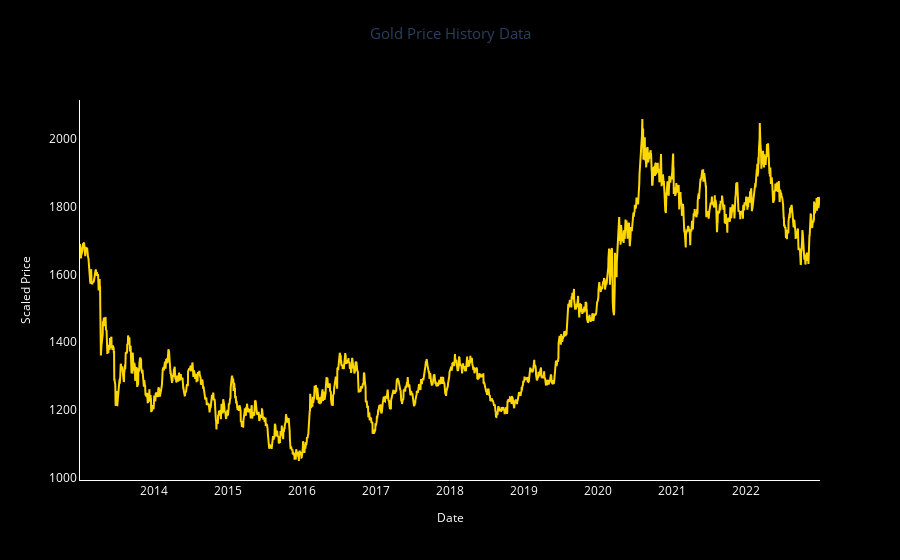

Notebook cell for this chart:
### Code cell
fig = go.Figure()
fig.add_trace(go.Scatter(
    x=df.Date,
    y=df.Price,
    mode='lines',
    line=dict(color='#FFD700', width=2),
    name='Gold Price'
))

fig.update_layout(
    title={
        'text': "Gold Price History Data",
        'y': 0.95,
        'x': 0.5,
        'xanchor': 'center',
        'yanchor': 'top',
        'font': {'size': 15}
    },
    xaxis=dict(
        title='Date',
        titlefont=dict(size=12, color='white'),
        tickfont=dict(color='white'),
        showgrid=False,
        showline=True,
        linecolor='white',
    ),
    yaxis=dict(
        title='Scaled Price',
        titlefont=dict(size=12, color='white'),
        tickfont=dict(color='white'),
        showgrid=False,
        showline=True,
        linecolor='white',
    ),
    plot_bgcolor='black',
    paper_bgcolor='black',
    legend=dict(
        font=dict(size=12, color='white'),
        bgcolor='rgba(0,0,0,0)'  
    )
)

fig.show()

### Figure 1 — Plotly figure (JSON) as saved in the notebook; plotly's stock layout.template omitted (floating-point values rounded to 4 significant figures; data arrays with more than 128 entries replaced by an {"elided": "..."} marker saying what was removed)
{"data": [{"line": {"color": "#FFD700", "width": 2}, "mode": "lines", "name": "Gold Price", "type": "scatter", "x": {"elided": "2583 str values"}, "y": {"elided": "2583 float values"}}], "layout": {"autosize": true, "legend": {"bgcolor": "rgba(0, 0, 0, 0)", "font": {"color": "white", "size": 12}}, "paper_bgcolor": "black", "plot_bgcolor": "black", "title": {"font": {"size": 15}, "text": "Gold Price History Data", "x": 0.5, "xanchor": "center", "y": 0.95, "yanchor": "top"}, "xaxis": {"autorange": true, "linecolor": "white", "range": ["2013-01-02", "2022-12-30"], "showgrid": false, "showline": true, "tickfont": {"color": "white"}, "title": {"font": {"color": "white", "size": 12}, "text": "Date"}, "type": "date"}, "yaxis": {"autorange": true, "linecolor": "white", "range": [993.6, 2114.0], "showgrid": false, "showline": true, "tickfont": {"color": "white"}, "title": {"font": {"color": "white", "size": 12}, "text": "Scaled Price"}, "type": "linear"}}}
